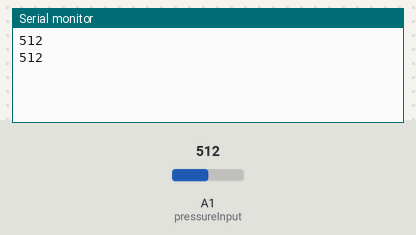
Bench run of a sketch on a simulated Arduino Uno, built with avr-gcc and run on an emulated ATmega328P. On the bench: the last lines printed to the serial monitor. The test bench sets the inputs (shaded band); at power-on: A1 (pressureInput) = 512.

Above: at 1.8 s.
1.9 s: A1 (pressureInput) set to 716
At 2.8 s:
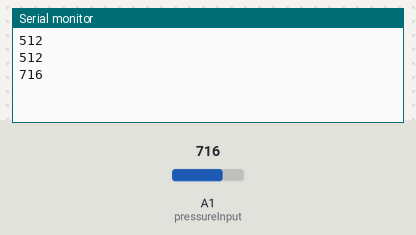
3.4 s: A1 (pressureInput) set to 900
At 4.6 s:
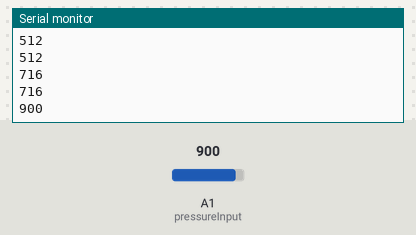
Timing chart, 0 to 6.4 s (numbered marks = the images above; inputs shaded):
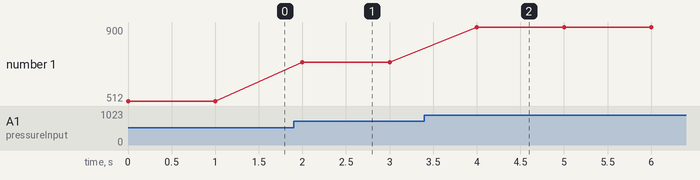

The sketch:

Biosensor.ino
```cpp
const int pressureInput = A1; //select the analog input pin for the pressure transducer
const int pressureZero = 102.4; //analog reading of pressure transducer at 0psi
const int pressureMax = 921.6; //analog reading of pressure transducer at 100psi
const int pressuretransducermaxPSI = 100; //psi value of transducer being used
const int baudRate = 9600; //constant integer to set the baud rate for serial monitor
const int sensorreadDelay = 1000; //constant integer to set the sensor read delay in milliseconds

float pressureValue = 0; //variable to store the value coming from the pressure transducer


void setup() //setup routine, runs once when system turned on or reset
{
  Serial.begin(baudRate); //initializes serial communication at set baud rate bits per second
  // pinMode(A1, INPUT_PULLUP);
}

void loop() //loop routine runs over and over again forever
{
  // pressureValue = analogRead(pressureInput); //reads value from input pin and assigns to variable
  // pressureValue = ((pressureValue-pressureZero)*pressuretransducermaxPSI)/(pressureMax-pressureZero); //conversion equation to convert analog reading to psi

  // Serial.print("Druk: ");
  // Serial.print(pressureValue, 1); //prints value from previous line to serial
  // Serial.print(" psi; raw: "); //prints label to serial
  Serial.println(analogRead(pressureInput));
  delay(sensorreadDelay); //delay in milliseconds between read values
}
```

Measured:
- after the input at 1.9 s, the serial monitor: prints a new line after 0.10 s (image 1)
- after the input at 3.4 s, the serial monitor: prints a new line after 0.60 s (image 2)
- plotted number 1: 512 → 716 after the input at 1.9 s, 716 → 900 after the input at 3.4 s
